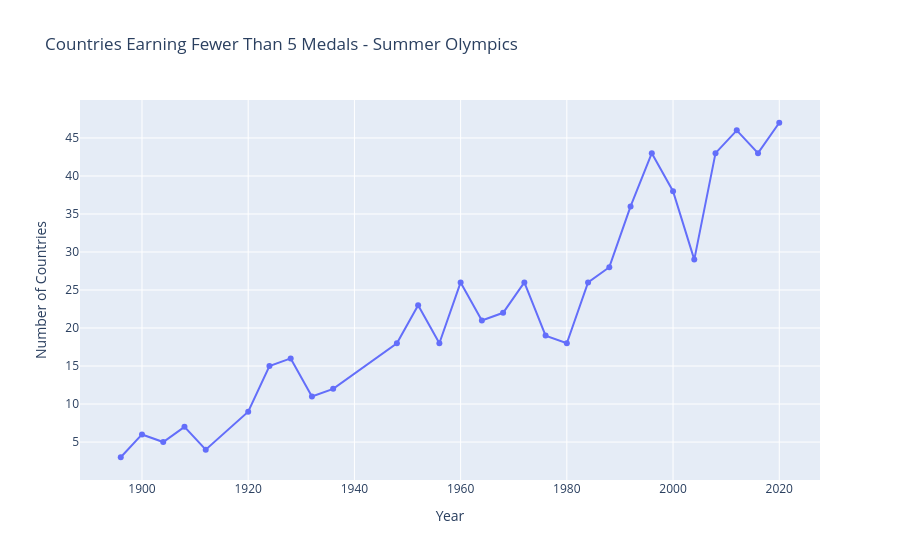

Here is the notebook cell this chart was saved with:
### Markdown cell above
### Q6: Countries earning fewer than five medals - each Summer Olympics

### Code cell
pipeline = [
    {'$match': {'Season': 'Summer', 'Total': {'$lt': 5}}},
    {'$group': {'_id': {'Olympic_id': '$Olympic_id', 'Year': '$Year'}, 'count_under_5': {'$sum': 1}}},
    {'$project': {'Olympic_id': '$_id.Olympic_id', 'Year': '$_id.Year', 'count_under_5': 1, '_id': 0}},
    {'$sort': {'Year': 1}}
]
q6_results = list(wins_collection.aggregate(pipeline))
q6_df = pd.DataFrame(q6_results)
print(q6_df)

fig_q6 = px.line(q6_df, x='Year', y='count_under_5', markers=True,
                 title='Countries Earning Fewer Than 5 Medals - Summer Olympics',
                 labels={'count_under_5': 'Number of Countries'})
fig_q6.show()

### Figure 1 — Plotly figure (JSON) as saved in the notebook; plotly's stock layout.template omitted (floating-point values rounded to 4 significant figures)
{"data": [{"hovertemplate": "Year=%{x}<br>Number of Countries=%{y}<extra></extra>", "legendgroup": "", "line": {"color": "#636efa", "dash": "solid"}, "marker": {"symbol": "circle"}, "mode": "lines+markers", "name": "", "orientation": "v", "showlegend": false, "type": "scatter", "x": [1896, 1900, 1904, 1908, 1912, 1920, 1924, 1928, 1932, 1936, 1948, 1952, 1956, 1960, 1964, 1968, 1972, 1976, 1980, 1984, 1988, 1992, 1996, 2000, 2004, 2008, 2012, 2016, 2020], "xaxis": "x", "y": [3, 6, 5, 7, 4, 9, 15, 16, 11, 12, 18, 23, 18, 26, 21, 22, 26, 19, 18, 26, 28, 36, 43, 38, 29, 43, 46, 43, 47], "yaxis": "y"}], "layout": {"legend": {"tracegroupgap": 0}, "title": {"text": "Countries Earning Fewer Than 5 Medals - Summer Olympics"}, "xaxis": {"anchor": "y", "domain": [0, 1], "title": {"text": "Year"}}, "yaxis": {"anchor": "x", "domain": [0, 1], "title": {"text": "Number of Countries"}}}}
